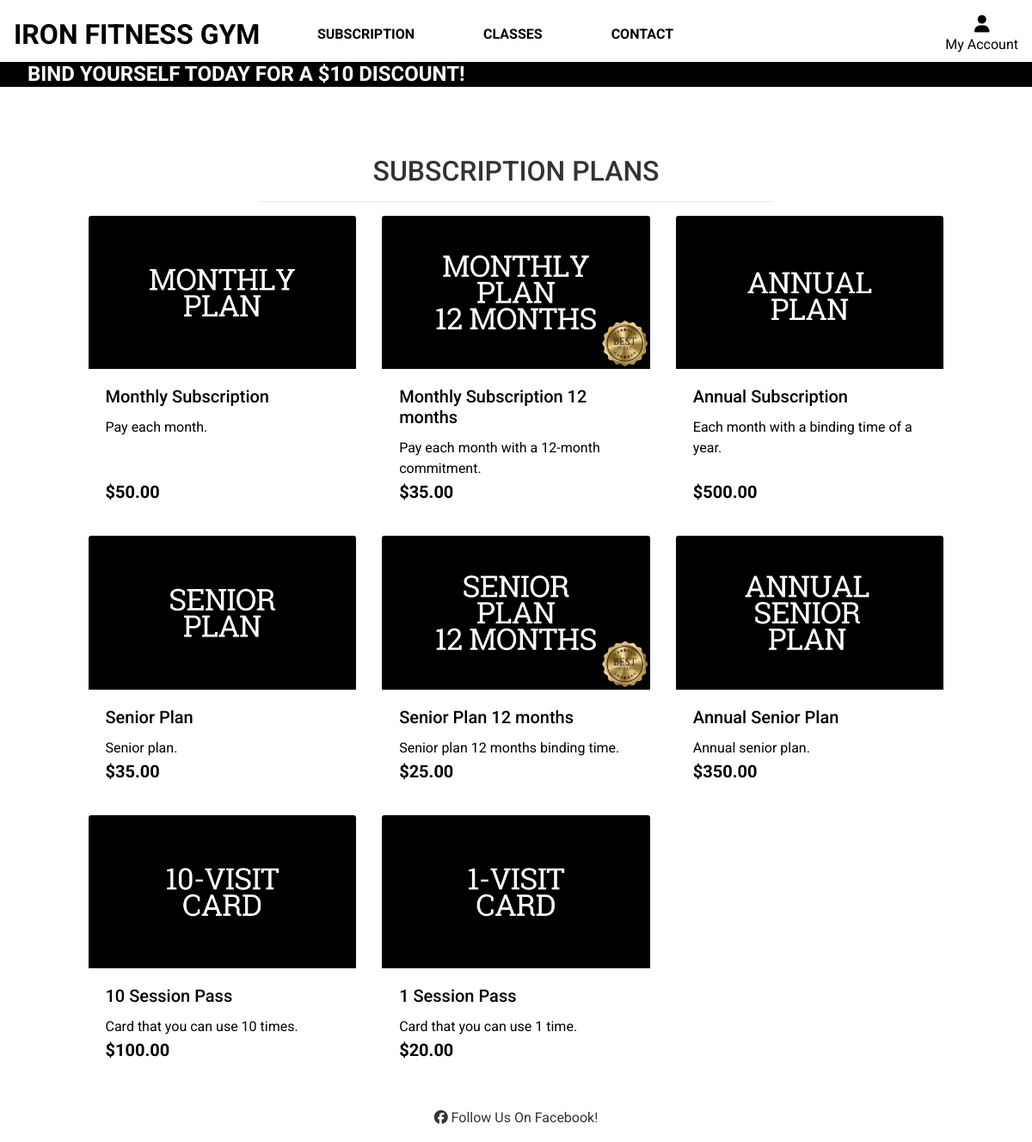
Screenshot of /subscription/subscription/ with the database file from the repository.
### subscription/models.py (models this page shows, shortened)
class SubscriptionPlan(models.Model):
    name = models.CharField(max_length=255)
    description = models.TextField()
    price = models.DecimalField(max_digits=10, decimal_places=2)
    image = models.ImageField(upload_to="plans/")
    duration = models.CharField(max_length=100)  # e.g., 'Monthly', 'Yearly'
    benefit = models.CharField(
        max_length=255
    )  # e.g., 'Regular', 'Senior', '10-times card', '1-time card'
    binding_time = models.CharField(max_length=50, default="None")

### subscription/views.py (the view)
# urls.py: path("subscription/", views.plans, name="plans"),
def plans(request):
    plans = SubscriptionPlan.objects.all()
    context = {"plans": plans}
    return render(request, "subscription/plans.html", context)

### subscription/templates/subscription/plans.html (shortened to what this page needs)
{% extends "base.html" %}
{% load static %}
{% block page_header %}
    <div class="container header-container">
    </div>
{% endblock %}
{% block content %}
    <div class="container-fluid">
        <div class="container-fluid">
            <div class="row">
                <div class="col text-center mt-3">
                    <h2 class="logo-font">Subscription Plans</h2>
                    <hr class="w-50 mb-1">
                </div>
            </div>
            <div class="row">
                <div class="product-container col-10 offset-1">
                    <div class="row">
                        {% for plan in plans %}
                        <div class="col-sm-6 col-md-4 mb-4">
                            <a href="{% url 'plan_details' plan.id %}" class="text-decoration-none text-black">
                                <div class="card h-100 border-0">
                                    <img class="card-img-top img-fluid" src="{{ plan.image.url }}" alt="{{ plan.name }}">
                                    <div class="card-body pb-0">
                                        <h5 class="card-title">{{ plan.name }}</h5>
                                        <p class="card-text">{{ plan.description }}</p>
                                    </div>
                                    <div class="card-footer bg-white pt-0 border-0 text-left">
                                        <div class="row">
                                            <div class="col">
                                                <p class="lead mb-0 font-weight-bold">${{ plan.price }}</p>
                                            </div>
                                        </div>
                                    </div>
                                </div>
                            </a>
                        </div>
                        {% endfor %}
                    </div>
                </div>
            </div>
        </div>
    </div>
{% endblock %}

### static/css/base.css (style rules this page uses)
html { height: 100%; }
body { font-family: 'Roboto', sans-serif; height: calc(100vh - 184px); color: #333; font-family: Roboto; background-color: white; overflow-x: hidden; }
.logo-font { text-transform: uppercase; }
.text-black { color: #000 !important; }
.container-fluid { padding: 0; }
@media (min-width: 1200px) { .container { max-width: 80%; } }
@media (min-width: 992px) { .header-container { padding-top: 164px; } }

### rows the page displays
SubscriptionPlan: image (picture), name "Monthly Subscription", description "Pay each month.", price "50.00"
SubscriptionPlan: image (picture), name "Monthly Subscription 12 months", description "Pay each month with a 12-month commitment.", price "35.00"
SubscriptionPlan: image (picture), name "Annual Subscription", description "Each month with a binding time of a year.", price "500.00"
SubscriptionPlan: image (picture), name "Senior Plan", description "Senior plan.", price "35.00"
SubscriptionPlan: image (picture), name "Senior Plan 12 months", description "Senior plan 12 months binding time.", price "25.00"
SubscriptionPlan: image (picture), name "Annual Senior Plan", description "Annual senior plan.", price "350.00"
SubscriptionPlan: image (picture), name "10 Session Pass", description "Card that you can use 10 times.", price "100.00"
SubscriptionPlan: image (picture), name "1 Session Pass", description "Card that you can use 1 time.", price "20.00"
